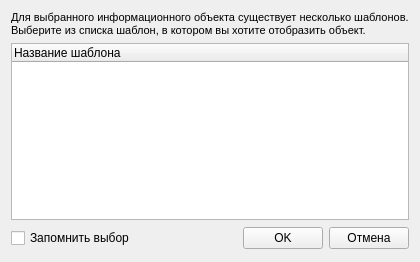
<ui version="4.0" >
 <class>choose_template_form</class>
 <widget class="QWidget" name="choose_template_form" >
  <property name="geometry" >
   <rect>
    <x>0</x>
    <y>0</y>
    <width>419</width>
    <height>262</height>
   </rect>
  </property>
  <property name="windowTitle" >
   <string>Выбор шаблона</string>
  </property>
  <layout class="QGridLayout" >
   <item row="0" column="0" colspan="4" >
    <widget class="QLabel" name="label" >
     <property name="text" >
      <string>&lt;!DOCTYPE HTML PUBLIC "-//W3C//DTD HTML 4.0//EN" "http://www.w3.org/TR/REC-html40/strict.dtd">
&lt;html>&lt;head>&lt;meta name="qrichtext" content="1" />&lt;style type="text/css">
p, li { white-space: pre-wrap; }
&lt;/style>&lt;/head>&lt;body style=" font-family:'MS Shell Dlg 2'; font-size:8.25pt; font-weight:400; font-style:normal;">
&lt;p style=" margin-top:0px; margin-bottom:0px; margin-left:0px; margin-right:0px; -qt-block-indent:0; text-indent:0px;">&lt;span style=" font-size:8pt;">Для выбранного информационного объекта существует несколько шаблонов.&lt;/span>&lt;/p>
&lt;p style=" margin-top:0px; margin-bottom:0px; margin-left:0px; margin-right:0px; -qt-block-indent:0; text-indent:0px; font-size:8pt;">Выберите из списка шаблон, в котором вы хотите отобразить объект.&lt;/p>&lt;/body>&lt;/html></string>
     </property>
    </widget>
   </item>
   <item row="1" column="0" colspan="4" >
    <widget class="QTreeWidget" name="twTemplates" >
     <column>
      <property name="text" >
       <string>Название шаблона</string>
      </property>
     </column>
    </widget>
   </item>
   <item row="2" column="0" >
    <widget class="QCheckBox" name="chSave" >
     <property name="text" >
      <string>Запомнить выбор</string>
     </property>
    </widget>
   </item>
   <item row="2" column="1" >
    <spacer>
     <property name="orientation" >
      <enum>Qt::Horizontal</enum>
     </property>
     <property name="sizeHint" >
      <size>
       <width>101</width>
       <height>25</height>
      </size>
     </property>
    </spacer>
   </item>
   <item row="2" column="2" >
    <widget class="QPushButton" name="pbOk" >
     <property name="text" >
      <string>OK</string>
     </property>
    </widget>
   </item>
   <item row="2" column="3" >
    <widget class="QPushButton" name="pbCancel" >
     <property name="text" >
      <string>Отмена</string>
     </property>
    </widget>
   </item>
  </layout>
 </widget>
 <resources/>
 <connections/>
</ui>
